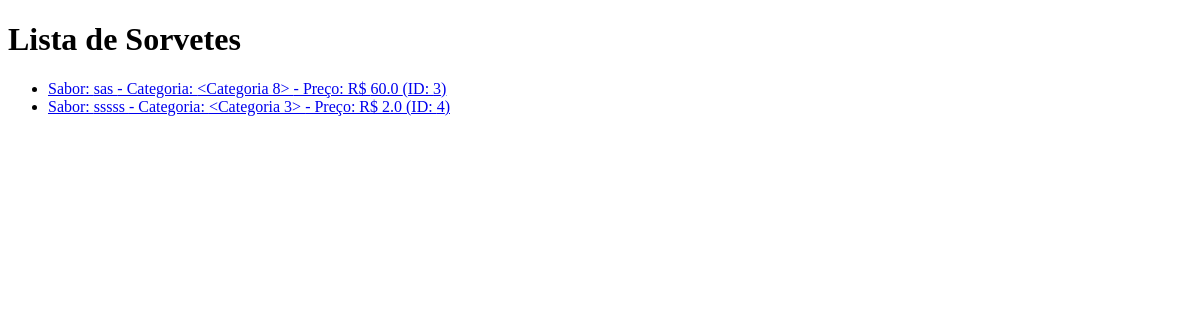
Page /sorvetes on the earlier database version.
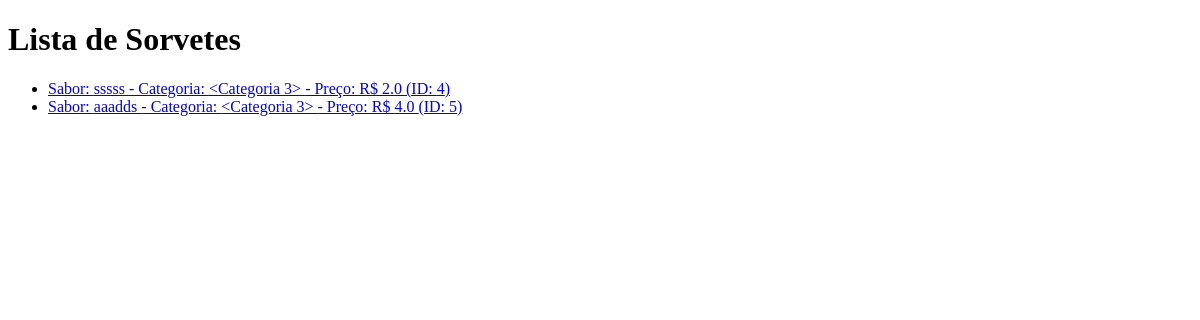
Same page on the later database version.
### sorvetes/sorvetes_model.py (models this page shows, shortened)
class Sorvete(db.Model):
    id = db.Column(db.Integer, primary_key=True)
    categoria_id = db.Column(db.Integer, db.ForeignKey('categoria.id'), nullable=False)
    categoria = db.relationship('Categoria', backref=db.backref('sorvetes', lazy=True))
    sabor = db.Column(db.String(100), nullable=False)
    preco = db.Column(db.Float, nullable=False)
    qtd = db.Column(db.Integer, nullable=False)
    def to_dict(self):
        return {'id': self.id, 'categoria': self.categoria, 'sabor': self.sabor, 'preco': self.preco, 'qtd': self.qtd}

### sorvetes/sorvetes_routes.py (the view)
@sorvete.route('/sorvetes', methods=['GET'])
def get_sorvetes():
    sorvetes = listar_sorvetes()
    return render_template("sorvetes.html", sorvetes=sorvetes)

### sorvetes/sorvetes_model.py (called while the page is built)
def listar_sorvetes():
    sorvetes = Sorvete.query.all()
    return [sorvete.to_dict() for sorvete in sorvetes]

### templates/sorvetes.html (shortened to what this page needs)
<!DOCTYPE html>
<html lang="pt-BR">
<head>
</head>
<body>
<h1>Lista de Sorvetes</h1>
<ul>
    {% for sorvete in sorvetes %}
    <li><a href="{{ url_for('sorvete.get_sorvete', id_sorvete=sorvete['id']) }}"> Sabor: {{ sorvete['sabor'] }} - Categoria: {{ sorvete['categoria'] }} - Preço: R$ {{ sorvete['preco'] }}  (ID: {{ sorvete['id'] }})</a></li>
    {% endfor %}
</ul>
</body>
</html>

Differences in the rows shown:
removed Sorvete: sabor "sas", categoria "<Categoria 8>", preco "60.0", id "3"
added Sorvete: sabor "aaadds", categoria "<Categoria 3>", preco "4.0", id "5"
